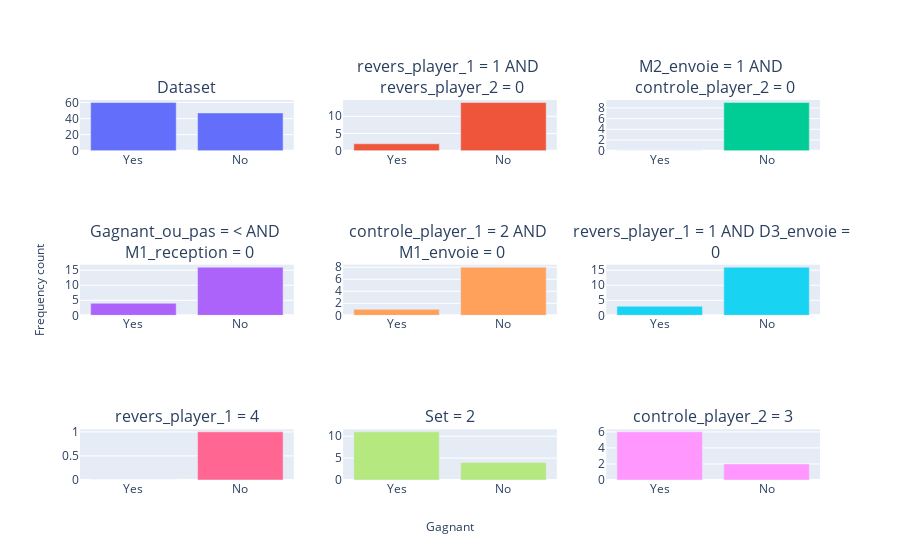

Notebook cell for this chart:
### Code cell
target_columns = ['Gagnant']
clf = emm.EMM(width=10, depth=2, evaluation_metric='distribution_cosine')
clf.search(ft_data, target_cols=target_columns)
clf.visualise(subgroups=8, cols=3)

### Figure 1 — Plotly figure (JSON) as saved in the notebook; plotly's stock layout.template omitted (floating-point values rounded to 4 significant figures)
{"data": [{"type": "bar", "x": ["Yes", "No"], "xaxis": "x", "y": [60, 47], "yaxis": "y"}, {"type": "bar", "x": ["Yes", "No"], "xaxis": "x2", "y": [2, 14], "yaxis": "y2"}, {"type": "bar", "x": ["Yes", "No"], "xaxis": "x3", "y": [0, 9], "yaxis": "y3"}, {"type": "bar", "x": ["Yes", "No"], "xaxis": "x4", "y": [4, 16], "yaxis": "y4"}, {"type": "bar", "x": ["Yes", "No"], "xaxis": "x5", "y": [1, 8], "yaxis": "y5"}, {"type": "bar", "x": ["Yes", "No"], "xaxis": "x6", "y": [3, 16], "yaxis": "y6"}, {"type": "bar", "x": ["Yes", "No"], "xaxis": "x7", "y": [0, 1], "yaxis": "y7"}, {"type": "bar", "x": ["Yes", "No"], "xaxis": "x8", "y": [11, 4], "yaxis": "y8"}, {"type": "bar", "x": ["Yes", "No"], "xaxis": "x9", "y": [6, 2], "yaxis": "y9"}], "layout": {"annotations": [{"font": {"size": 16}, "showarrow": false, "text": "Dataset", "x": 0.1444, "xanchor": "center", "xref": "paper", "y": 1, "yanchor": "bottom", "yref": "paper"}, {"font": {"size": 16}, "showarrow": false, "text": "revers_player_1 = 1 AND <br> revers_player_2 = 0", "x": 0.5, "xanchor": "center", "xref": "paper", "y": 1, "yanchor": "bottom", "yref": "paper"}, {"font": {"size": 16}, "showarrow": false, "text": "M2_envoie = 1 AND <br> controle_player_2 = 0", "x": 0.8556, "xanchor": "center", "xref": "paper", "y": 1, "yanchor": "bottom", "yref": "paper"}, {"font": {"size": 16}, "showarrow": false, "text": "Gagnant_ou_pas = < AND <br> M1_reception = 0", "x": 0.1444, "xanchor": "center", "xref": "paper", "y": 0.5667, "yanchor": "bottom", "yref": "paper"}, {"font": {"size": 16}, "showarrow": false, "text": "controle_player_1 = 2 AND <br> M1_envoie = 0", "x": 0.5, "xanchor": "center", "xref": "paper", "y": 0.5667, "yanchor": "bottom", "yref": "paper"}, {"font": {"size": 16}, "showarrow": false, "text": "revers_player_1 = 1 AND D3_envoie = <br> 0", "x": 0.8556, "xanchor": "center", "xref": "paper", "y": 0.5667, "yanchor": "bottom", "yref": "paper"}, {"font": {"size": 16}, "showarrow": false, "text": "revers_player_1 = 4", "x": 0.1444, "xanchor": "center", "xref": "paper", "y": 0.1333, "yanchor": "bottom", "yref": "paper"}, {"font": {"size": 16}, "showarrow": false, "text": "Set = 2", "x": 0.5, "xanchor": "center", "xref": "paper", "y": 0.1333, "yanchor": "bottom", "yref": "paper"}, {"font": {"size": 16}, "showarrow": false, "text": "controle_player_2 = 3", "x": 0.8556, "xanchor": "center", "xref": "paper", "y": 0.1333, "yanchor": "bottom", "yref": "paper"}, {"showarrow": false, "text": "Gagnant", "x": 0.5, "xref": "paper", "y": -0.15, "yref": "paper"}, {"showarrow": false, "text": "Frequency count", "textangle": -90, "x": -0.07, "xref": "paper", "y": 0.5, "yref": "paper"}], "showlegend": false, "xaxis": {"anchor": "y", "domain": [0, 0.2889]}, "xaxis2": {"anchor": "y2", "domain": [0.3556, 0.6444]}, "xaxis3": {"anchor": "y3", "domain": [0.7111, 1]}, "xaxis4": {"anchor": "y4", "domain": [0, 0.2889]}, "xaxis5": {"anchor": "y5", "domain": [0.3556, 0.6444]}, "xaxis6": {"anchor": "y6", "domain": [0.7111, 1]}, "xaxis7": {"anchor": "y7", "domain": [0, 0.2889]}, "xaxis8": {"anchor": "y8", "domain": [0.3556, 0.6444]}, "xaxis9": {"anchor": "y9", "domain": [0.7111, 1]}, "yaxis": {"anchor": "x", "domain": [0.8667, 1]}, "yaxis2": {"anchor": "x2", "domain": [0.8667, 1]}, "yaxis3": {"anchor": "x3", "domain": [0.8667, 1]}, "yaxis4": {"anchor": "x4", "domain": [0.4333, 0.5667]}, "yaxis5": {"anchor": "x5", "domain": [0.4333, 0.5667]}, "yaxis6": {"anchor": "x6", "domain": [0.4333, 0.5667]}, "yaxis7": {"anchor": "x7", "domain": [0, 0.1333]}, "yaxis8": {"anchor": "x8", "domain": [0, 0.1333]}, "yaxis9": {"anchor": "x9", "domain": [0, 0.1333]}}}
